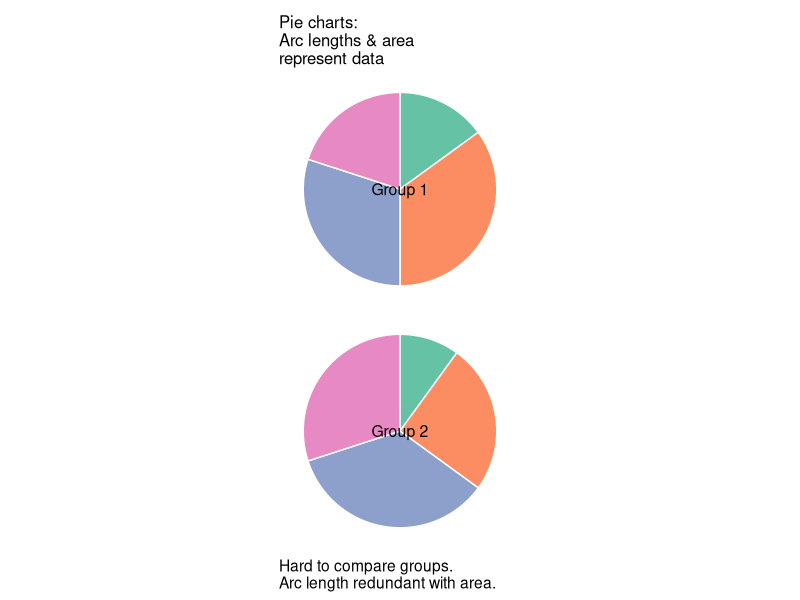
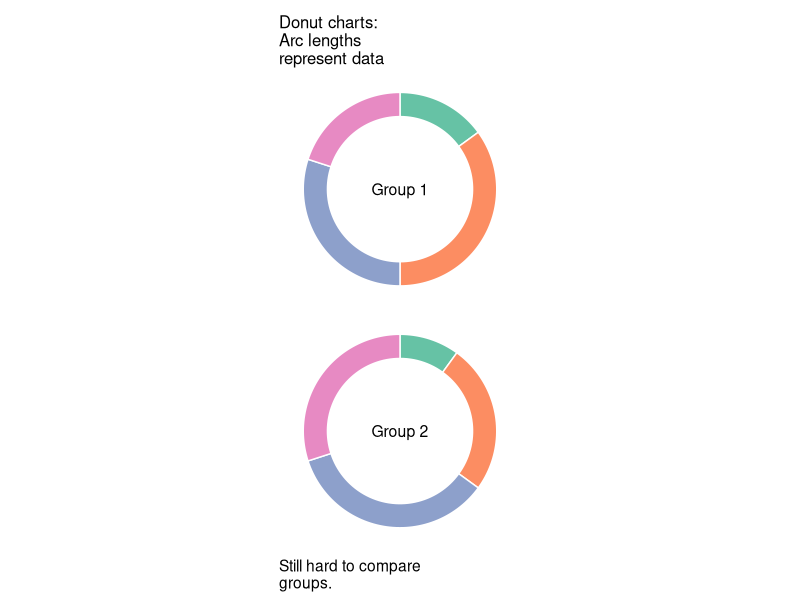
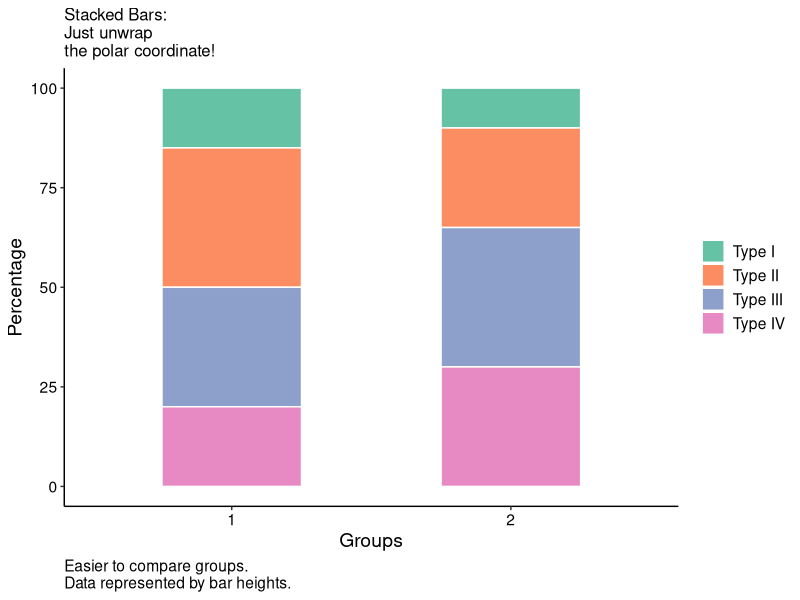
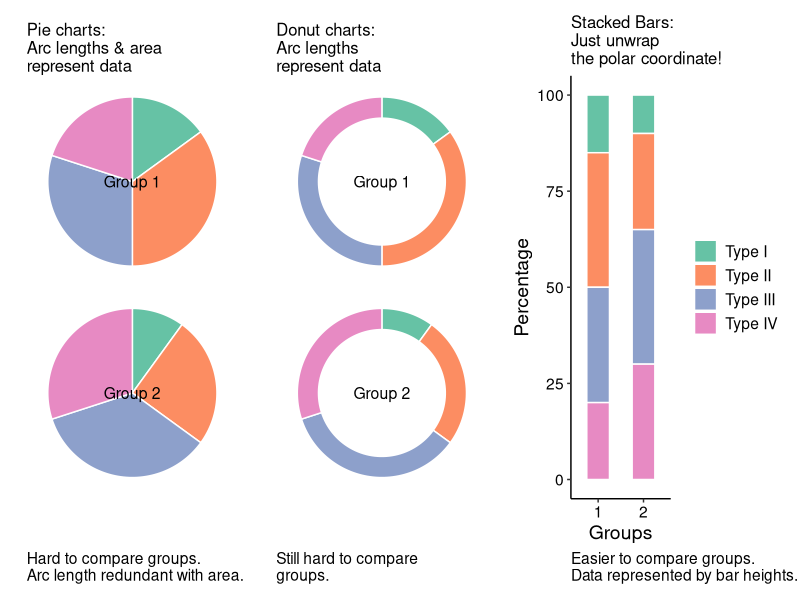
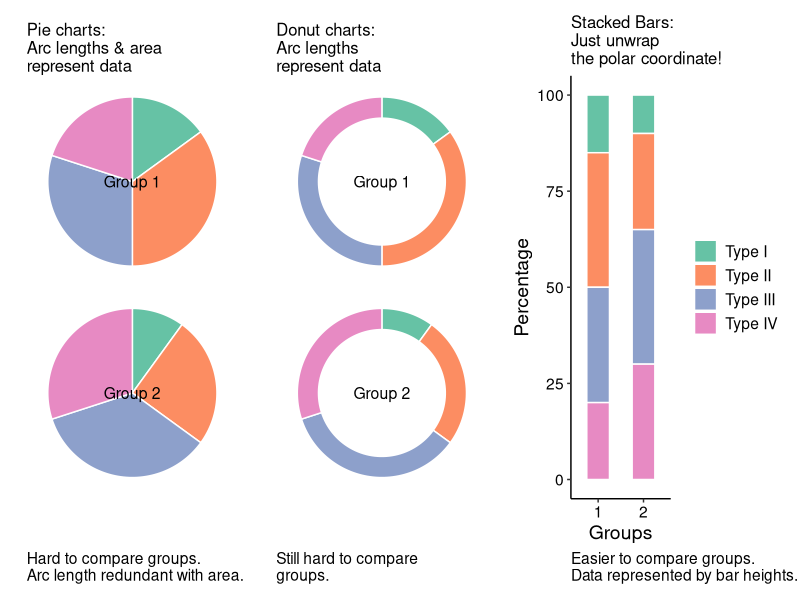
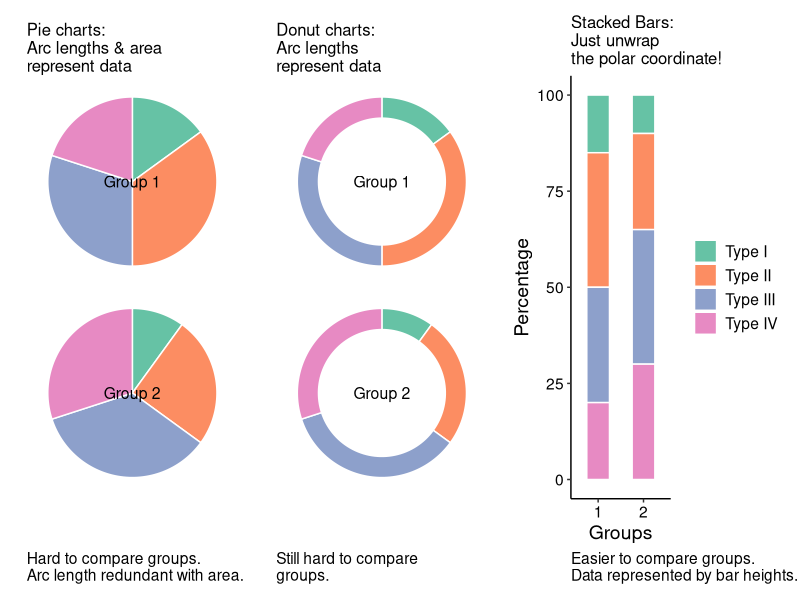

These charts were generated, in order, by the following R code:
## ---- chunk 1
knitr::opts_chunk$set(echo = TRUE)
## ---- chunk 2
library(tidyverse)
library(RColorBrewer)
library(patchwork)
## ---- chunk 3
group1 <- data.frame(
  "Type" = c("Type I", "Type II", "Type III", "Type IV"),
  "Percentage" = c(15, 35, 30, 20)
)

group2 <- data.frame(
  "Type" = c("Type I", "Type II", "Type III", "Type IV"),
  "Percentage" = c(10, 25, 35, 30)
)

head(group2)
## ---- chunk 4
g1_pie <- group1 %>% 
  ggplot(aes(x = "", y = Percentage)) +
  geom_bar(stat = "identity", width = 0.7,
           color = "white",
           aes(fill = Type)) +
  annotate(geom = "text", x = -Inf, y = Inf, 
           label = "Group 1", size = 4, hjust = 0.5, vjust = 0.5) +
  labs(fill  = NULL,
       title = "Pie charts:\nArc lengths & area\nrepresent data") +
  scale_fill_manual(values = brewer.pal(8, "Set2")) +
  coord_polar("y", start = 0, direction = -1) +
  theme_void() +
  theme(
    text = element_text(size = 14),
    plot.title = element_text(size = 12),
    legend.position = "none"
  )

g2_pie <- group2 %>% 
  ggplot(aes(x = "", y = Percentage)) +
  geom_bar(stat = "identity", width = 0.7, 
           color = "white",
           aes(fill = Type)) +
  annotate(geom = "text", x = -Inf, y = Inf, 
           label = "Group 2", size = 4, hjust = 0.5, vjust = 0.5) +
  scale_fill_manual(values = brewer.pal(8, "Set2")) +
  labs(fill  = NULL,
       caption = "Hard to compare groups.\nArc length redundant with area.") +
  coord_polar("y", start = 0, direction = -1) +
  theme_void() +
  theme(
    text = element_text(size = 14),
    plot.caption = element_text(hjust = 0),
    legend.position = "none"
  )

pies <- wrap_plots(g1_pie, g2_pie, nrow = 2)
pies
## ---- chunk 5
group1$ymax <- cumsum(group1$Percentage)
group1$ymin <- c(0, head(group1$ymax, n = (nrow(group1)-1)))

head(group1)

group2$ymax <- cumsum(group2$Percentage)
group2$ymin <- c(0, head(group2$ymax, n = (nrow(group1)-1)))

head(group2)
## ---- chunk 6
g1_donut <- group1 %>% 
  ggplot(aes(x = 1:4, y = Percentage)) +
  geom_rect(aes(ymin = ymin, ymax = ymax, fill = Type), 
            xmax = 4, xmin = 3, color = "white") +
  annotate(geom = "text", x = 0, y = Inf, 
           label = "Group 1", size = 4, hjust = 0.5, vjust = 0.5) +
  labs(fill  = NULL,
       title = "Donut charts:\nArc lengths\nrepresent data") +
  scale_fill_manual(values = brewer.pal(8, "Set2")) +
  coord_polar(theta = "y", start = 0, direction = 1) +
  theme_void() +
  theme(
    text = element_text(size = 14),
    plot.title = element_text(size = 12),
    legend.position = "none"
  )

g2_donut <- group2 %>% 
  ggplot(aes(x = 1:4, y = Percentage)) +
  geom_rect(aes(ymin = ymin, ymax = ymax, fill = Type), 
            xmax = 4, xmin = 3, color = "white") +
  annotate(geom = "text", x = 0, y = Inf, 
           label = "Group 2", size = 4, hjust = 0.5, vjust = 0.5) +
  labs(fill  = NULL,
       caption = "Still hard to compare\ngroups.")  +
  scale_fill_manual(values = brewer.pal(8, "Set2")) +
  coord_polar(theta = "y", start = 0, direction = 1) +
  theme_void() +
  theme(
    text = element_text(size = 14),
    plot.caption = element_text(hjust = 0),
    legend.position = "none"
  )

donuts <- wrap_plots(g1_donut, g2_donut, nrow = 2)
donuts
## ---- chunk 7
TwoGroups <- rbind(
  group1 %>% 
    mutate(group = "1"),
  group2 %>% 
    mutate(group = "2")
)

head(TwoGroups)
## ---- chunk 8
StackedBar <- TwoGroups %>% 
  ggplot(aes(x = group, y = Percentage)) +
  geom_bar(stat = "identity", aes(fill = Type),
           width = 0.5, color = "white") +
  labs(fill  = NULL,
       x = "Groups",
       title = "Stacked Bars:\nJust unwrap\nthe polar coordinate!",
       caption = "Easier to compare groups.\nData represented by bar heights.") +
  scale_fill_manual(values = brewer.pal(8, "Set2")) +
  theme_classic() +
  theme(
    text = element_text(size = 14),
    axis.text = element_text(color = "black"),
    plot.title = element_text(size = 12),
    plot.caption = element_text(hjust = 0)
  )

StackedBar
## ---- chunk 9
wrap_plots(pies, donuts, StackedBar, nrow = 1, 
           widths = c(1, 1, 0.4))

ggsave("../Results/dont_pie_chart.svg", height = 4, width = 8, bg = "white")
ggsave("../Results/dont_pie_chart.png", height = 4, width = 8, bg = "white")
